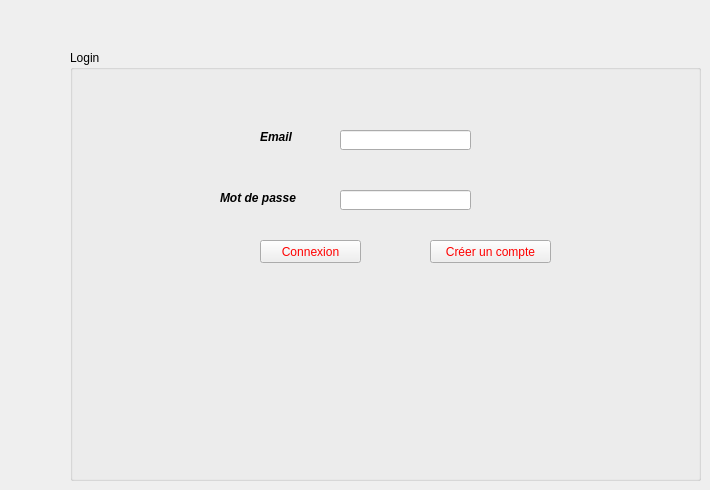
    <widget class="QWidget" name="page">
     <widget class="QGroupBox" name="groupBox">
      <property name="geometry">
       <rect>
        <x>70</x>
        <y>50</y>
        <width>631</width>
        <height>431</height>
       </rect>
      </property>
      <property name="styleSheet">
       <string notr="true">QPushButton { color: red }
QLineEdit { color: red }
QComboBox { color: red }</string>
      </property>
      <property name="title">
       <string>Login</string>
      </property>
      <widget class="QLabel" name="label_2">
       <property name="geometry">
        <rect>
         <x>150</x>
         <y>140</y>
         <width>91</width>
         <height>16</height>
        </rect>
       </property>
       <property name="text">
        <string>&lt;html&gt;&lt;head/&gt;&lt;body&gt;&lt;p&gt;&lt;span style=&quot; font-size:9pt; font-weight:600; font-style:italic;&quot;&gt;Mot de passe&lt;/span&gt;&lt;/p&gt;&lt;/body&gt;&lt;/html&gt;</string>
       </property>
      </widget>
      <widget class="QPushButton" name="Login_connexion">
       <property name="geometry">
        <rect>
         <x>190</x>
         <y>190</y>
         <width>101</width>
         <height>23</height>
        </rect>
       </property>
       <property name="text">
        <string>Connexion</string>
       </property>
      </widget>
      <widget class="QPushButton" name="Login_ins">
       <property name="geometry">
        <rect>
         <x>360</x>
         <y>190</y>
         <width>121</width>
         <height>23</height>
        </rect>
       </property>
       <property name="styleSheet">
        <string notr="true"/>
       </property>
       <property name="text">
        <string>Créer un compte</string>
       </property>
      </widget>
      <widget class="QLineEdit" name="login_email">
       <property name="geometry">
        <rect>
         <x>270</x>
         <y>80</y>
         <width>131</width>
         <height>20</height>
        </rect>
       </property>
      </widget>
      <widget class="QLineEdit" name="login_mdp">
       <property name="geometry">
        <rect>
         <x>270</x>
         <y>140</y>
         <width>131</width>
         <height>20</height>
        </rect>
       </property>
      </widget>
      <widget class="QLabel" name="label">
       <property name="geometry">
        <rect>
         <x>190</x>
         <y>80</y>
         <width>47</width>
         <height>14</height>
        </rect>
       </property>
       <property name="text">
        <string>&lt;html&gt;&lt;head/&gt;&lt;body&gt;&lt;p&gt;&lt;span style=&quot; font-size:9pt; font-weight:600; font-style:italic;&quot;&gt;Email&lt;/span&gt;&lt;/p&gt;&lt;/body&gt;&lt;/html&gt;</string>
       </property>
      </widget>
     </widget>
    </widget>
